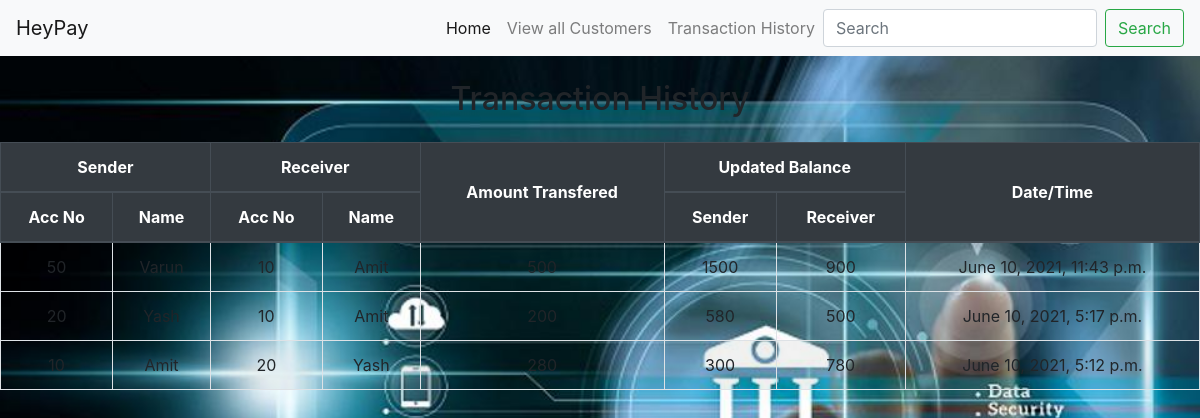
The page /bank/Trans_History/ on the database its author committed.
### bank/models.py (models this page shows)
class Transaction(models.Model):
    Acc_No=models.ForeignKey(Customer,on_delete=models.CASCADE)
    Amount_transferred = models.IntegerField(default=0)
    Acc_no_of_reciever = models.IntegerField(default=0)
    updated_balance_of_reciever= models.IntegerField(default=0)
    Updated_balance_of_sender= models.IntegerField(default=0)
    Sender_name=models.CharField(max_length=100)
    Reciever_name=models.CharField(max_length=100)
    Date_Time=models.DateTimeField(default= timezone.now)

class Customer(models.Model):
    Acc_No = models.IntegerField(max_length=200, primary_key=True)
    Account_Holder = models.CharField(max_length=200)
    Email_Id = models.EmailField(max_length=200)
    Current_Balance=models.IntegerField(max_length=200)
    def __str__(self):
        return str(self.Acc_No)

### bank/views.py (the view)
# urls.py: path('Trans_History/',views.Transaction_His,name='Transactions'),
def Transaction_His(request):
    transfer=Transaction.objects.all().order_by("-id")
    return render(request,"Transhis.html",{'transfer':transfer})

### Templates/Transhis.html (shortened to what this page needs)
{% extends 'Base.html' %}
{% load static %}
{% block content %}
<h2 align="center" class="pb-3">Transaction History</h2>
<table class="table table-striped table-bordered table-hover">
    <thead class="thead-dark">
      <tr align="center">
        <th colspan="2">Sender</th>
        <th colspan="2">Receiver</th>
        <th rowspan="2" class="align-middle">Amount Transfered</th>
        <th colspan="2">Updated Balance</th>
        <th rowspan="2" class="align-middle">Date/Time</th>
     </tr>
     <tr align="center">
        <th>Acc No</th>
        <th>Name</th>
        <th>Acc No</th>
        <th>Name</th>
        <th>Sender</th>
        <th>Receiver</th>
     </tr>
    </thead>
    <tbody>
        {% for c in transfer %}
        <tr align="center">
         <td>{{ c.Acc_No }}</td>
         <td>{{ c.Sender_name }}</td>
         <td>{{ c.Acc_no_of_reciever }}</td>
         <td>{{ c.Reciever_name }}</td>
         <td>{{ c.Amount_transferred }}</td>
         <td>{{ c.Updated_balance_of_sender }}</td>
         <td>{{ c.updated_balance_of_reciever }}</td>
         <td>{{ c.Date_Time }}</td>
        </tr>
        {% endfor %}
    </tbody>
</table>
{% endblock content %}

### Templates/Base.html (style rules this page uses)
#bg { background-repeat: no-repeat; background-size: 100%; background-attachment: fixed; }

### rows shown on the page
Transaction: Acc_No "50", Sender_name "Varun", Acc_no_of_reciever "10", Reciever_name "Amit", Amount_transferred "500", Updated_balance_of_sender "1500", updated_balance_of_reciever "900", Date_Time "June 10, 2021, 11:43 p.m."
Transaction: Acc_No "20", Sender_name "Yash", Acc_no_of_reciever "10", Reciever_name "Amit", Updated_balance_of_sender "580", updated_balance_of_reciever "500", Date_Time "June 10, 2021, 5:17 p.m."
Transaction: Acc_No "10", Sender_name "Amit", Acc_no_of_reciever "20", Reciever_name "Yash", Amount_transferred "280", Updated_balance_of_sender "300", updated_balance_of_reciever "780", Date_Time "June 10, 2021, 5:12 p.m."
